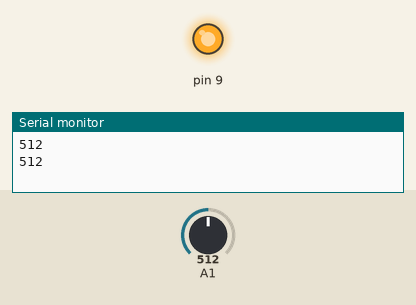
This sketch was run on a simulated Arduino Uno, built with avr-gcc and run on an emulated ATmega328P. Parts: output pins drawn as LEDs (lit = HIGH), the last lines printed to the serial monitor. The test bench sets the inputs (shaded band); at power-on: A1 = 512.

Above: at 1.8 s.
1.9 s: A1 set to 411
3.4 s: A1 set to 393
At 4.8 s:
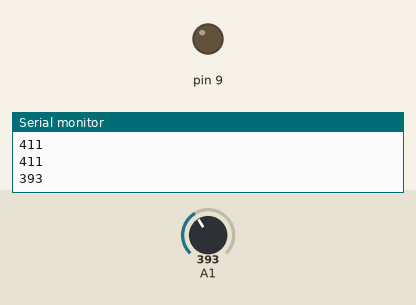
5.5 s: A1 set to 410
At 6.4 s:
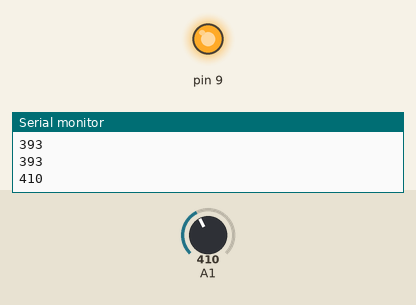
7.5 s: A1 set to 390
At 9.1 s:
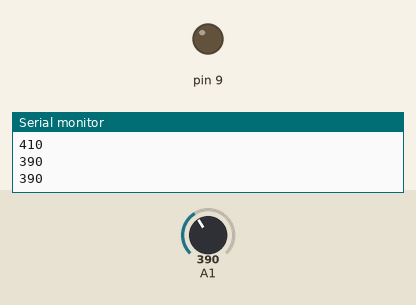
Timing chart, 0 to 10.5 s (numbered marks = the images above; inputs shaded):
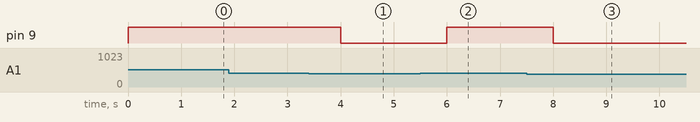

Measured:
- the behaviour switches between 401 and 400 on A1 (found by bisection; images 0 and 1)
- after the input at 3.4 s, pin 9: HIGH → LOW after 0.60 s
- after the input at 5.5 s, pin 9: LOW → HIGH after 0.50 s
- after the input at 7.5 s, pin 9: HIGH → LOW after 0.50 s

The sketch:

waterlevelalarm.ino
```cpp
int watervalue;

void setup() {
  Serial.begin(19200);
  pinMode(A1, INPUT);
  pinMode(9, OUTPUT);
}

void loop() {
  watervalue = 0;
  for (int count = 0; count < 1; count++) {
    watervalue = analogRead(A1);
    Serial.println(watervalue);
    if (watervalue > 400) {
      digitalWrite(9, HIGH);
      delay(1000);
    } else {
      digitalWrite(9, LOW);
      delay(1000);
    }
  }

}
```
